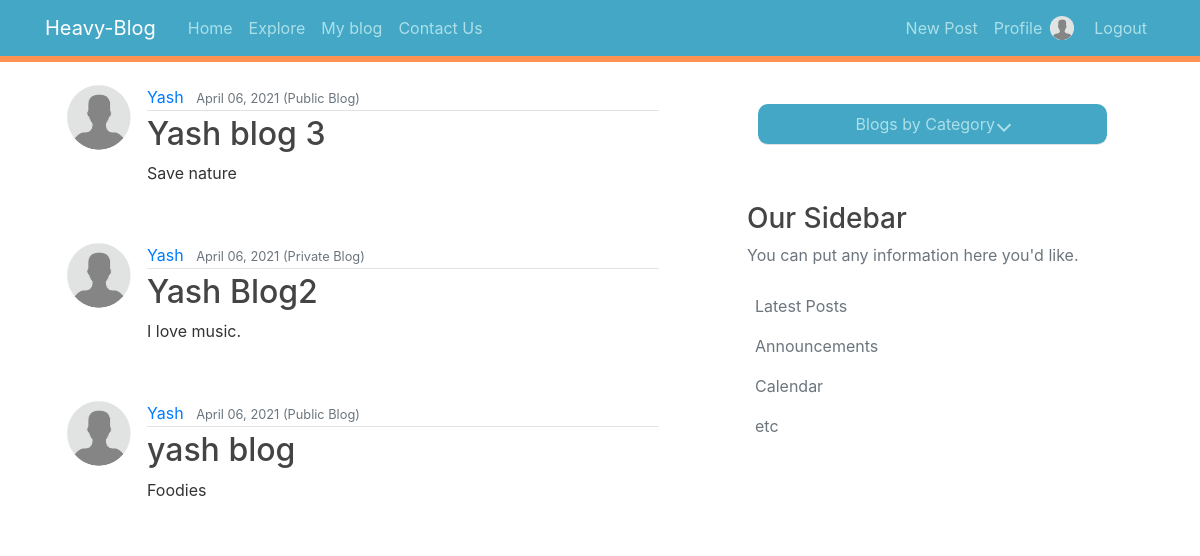
Before: /my_blog/ (signed in) with the older database file.
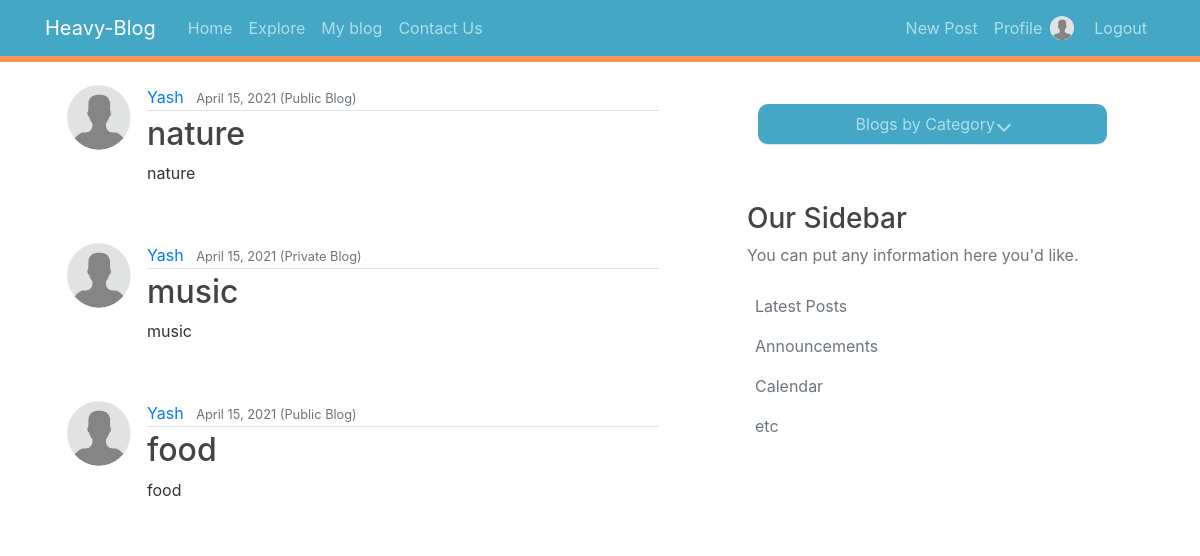
After: the same page with the newer database file.
### blog/models.py (models this page shows, shortened)
class Post(models.Model):
    title = models.CharField(max_length=100)
    content = models.TextField(null=True)
    privacy = models.TextChoices('prv','Public Private')
    privacy = models.CharField(default='Public' , max_length=20, choices=privacy.choices)
    category = models.TextChoices('cat','---Select--- Food Music Nature Education Wedding Travel Movie Car Project Photography Other')
    category = models.CharField(default ='---Select---',max_length=20, choices=category.choices)
    date_posted = models.DateTimeField(default=timezone.now)
    author = models.ForeignKey(User, on_delete=models.CASCADE)

### users/models.py (models this page shows, shortened)
class Profile(models.Model):
    user = models.OneToOneField(User, on_delete=models.CASCADE)
    image = models.ImageField(default='default.jpg', upload_to='profile_pics')

### blog/views.py (the view)
# urls.py: path('my_blog/', views.MyblogPostListView.as_view(), name='my_blog'),
class MyblogPostListView(ListView):
    model = Post
    template_name = 'blog/myblog.html'
    context_object_name = 'posts'
    ordering = ['-date_posted']

### blog/templates/blog/myblog.html
{% extends "blog/base.html" %}
{% block content %}
{% for post in posts %}
{% if post.author == user %}
<article class="media content-section">
  <img class="rounded-circle article-img" src="{{ post.author.profile.image.url }}">
  <div class="media-body">
    <div class="article-metadata">
      <a class="mr-2" href="{% url 'user-posts' post.author.username %}">{{ post.author }}</a>
      <small class="text-muted">{{ post.date_posted|date:"F d, Y" }}</small><small class="text-muted">
        ({{ post.privacy }} Blog)</small>
    </div>
    <h2><a class="article-title" href="{% url 'post-detail' post.id %}">{{ post.title }}</a></h2>
    <p class="article-content">{{ post.content }}</p>
  </div>
</article>
{% endif %}
{% endfor %}
{% endblock content %}

Changed rows visible on the page:
changed Post: date_posted "April 06, 2021" → "April 15, 2021"; title "Yash blog 3" → "nature"; content "Save nature" → "nature"
changed Post "Private": date_posted "April 06, 2021" → "April 15, 2021"; title "Yash Blog2" → "music"; content "I love music." → "music"
changed Post: date_posted "April 06, 2021" → "April 15, 2021"; title "yash blog" → "food"; content "Foodies" → "food"
